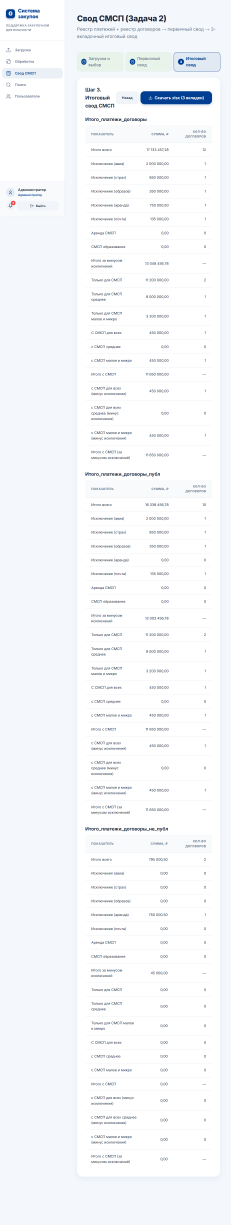
#> input picture task2_step3.png, 921 x 4899 px (shown at 1/4 size)
$ python -i ocr_service.py   (imports and definitions only)
#> lines starting #> are read from the running program, lines starting #| are printed output that depends on the picture
#> further down, picture is the input picture: shape (4899, 921, 3); mean B, G, R 250, 247.7, 245.9
"""
OCR-сервис для распознавания текста из сканированных документов.

Использует Tesseract + OpenCV для предобработки изображений.
Гибридный подход: OCR с ручным подтверждением при низкой уверенности.
"""
from pathlib import Path
from typing import Optional
import io

try:
    import cv2
    import numpy as np
    import pytesseract
    OCR_AVAILABLE = True
except ImportError:
    OCR_AVAILABLE = False

from app.config import settings


class OCRResult:
    """Результат OCR-распознавания."""
    # [4 lines left out: function __init__, not called in this run]


def is_ocr_available() -> bool:
    """Проверяет доступность OCR-движка."""
    return OCR_AVAILABLE


def preprocess_image(image: np.ndarray) -> np.ndarray:
    """
    Предобработка изображения для улучшения качества OCR.
    - Конвертация в grayscale
    - Бинаризация (пороговая обработка)
    - Удаление шума
    - Выравнивание
    """
    if not OCR_AVAILABLE:
        raise RuntimeError("OpenCV не установлен")

    # Convert to grayscale
    if len(image.shape) == 3:
        gray = cv2.cvtColor(image, cv2.COLOR_BGR2GRAY)
    else:
        gray = image

    # Denoise
    denoised = cv2.fastNlMeansDenoising(gray, None, 10, 7, 21)

    # Adaptive thresholding for better binarization
    binary = cv2.adaptiveThreshold(
        denoised, 255, cv2.ADAPTIVE_THRESH_GAUSSIAN_C, cv2.THRESH_BINARY, 11, 2
    )
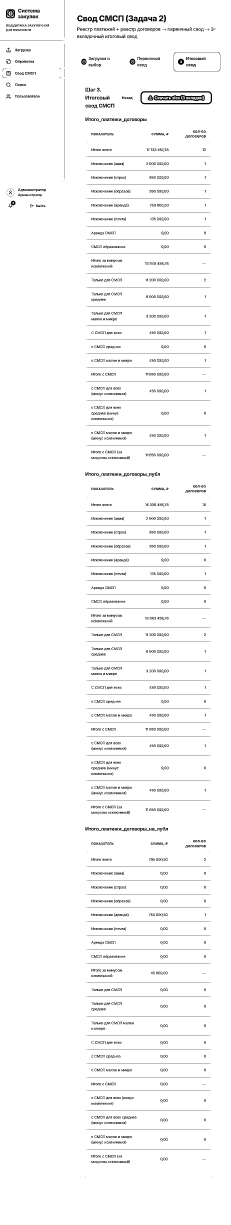
#> binary: shape (4899, 921) (shown at 1/4 size); 97.4% white; black in thin lines or dots

    # Deskew
    coords = np.column_stack(np.where(binary > 0))
#> coords = 4393548 pairs, first value 0 to 4898, second value 0 to 920
    if len(coords) > 0:
        angle = cv2.minAreaRect(coords)[-1]
#> angle = -90
        if angle < -45:
            angle = -(90 + angle)
#> angle = 0
        else:
            angle = -angle
        if abs(angle) > 0.5:  # Only rotate if skew is significant
            (h, w) = binary.shape[:2]
            center = (w // 2, h // 2)
            matrix = cv2.getRotationMatrix2D(center, angle, 1.0)
            binary = cv2.warpAffine(
                binary, matrix, (w, h),
                flags=cv2.INTER_CUBIC, borderMode=cv2.BORDER_REPLICATE
            )

    return binary


# [74 lines left out: functions ocr_image, ocr_region, not called in this run]

>>> import cv2
>>> picture = cv2.imread('../../../task2_step3.png')
>>> result = preprocess_image(picture)
